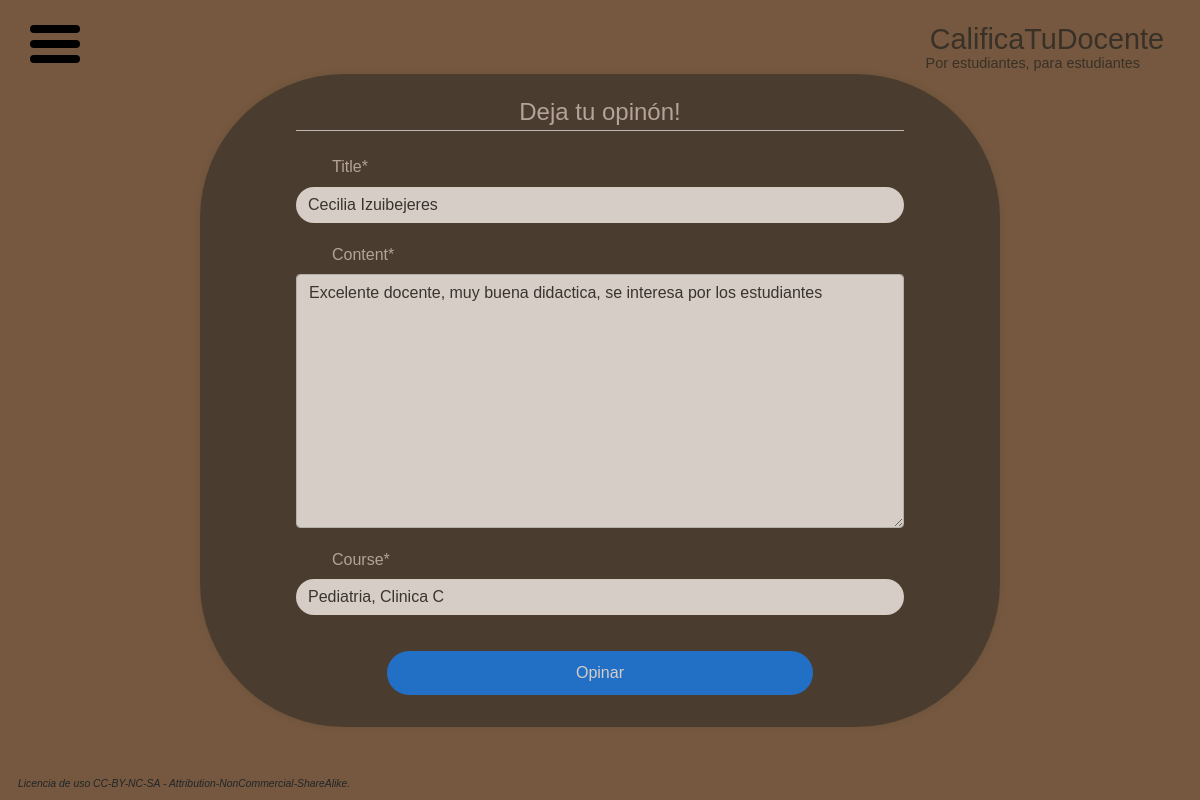
Page /post/1/update (signed in) on the committed database.
### calificami/models.py (models this page shows, shortened)
class Post(models.Model):
    title = models.CharField(max_length=50)
    content = models.TextField(max_length=750)
    datePosted = models.DateTimeField(default=timezone.now)
    author = models.ForeignKey(User, on_delete=models.CASCADE)
    course = models.CharField(max_length=30, default='ninguno')

### calificami/views.py (the view, shortened to what this page needs)
# urls.py: path('post/<int:pk>/update', PostUpdateView.as_view(), name='post-update'),
class PostUpdateView(LoginRequiredMixin, UserPassesTestMixin, UpdateView):
    model = Post
    fields = ['title', 'content', 'course']
    def test_func(self):
        post = self.get_object()
        if self.request.user == post.author:
            return True
        else:
            return False

### calificami/templates/calificami/post_form.html (shortened to what this page needs)
{% extends "../layout.html" %}
{% load crispy_forms_tags %}
{% block body %}
<div class="login-body">
    <div class="log-container">
        <form method="POST" class="login-form">
            <fieldset class="form-group">
                <legend class="border-bottom mb-4">Deja tu opinón!</legend>
                {{ form|crispy }}
            </fieldset>
            <div class="form-group">
                <button class="btn btn-outline-info" type="submit"> Opinar </button>
            </div>
        </form>
    </div>
</div>
{% endblock %}

### calificami/static/css/main.css (style rules this page uses)
body { font-family: 'Gotham', sans-serif; background-color: #75583F; height: 100%; }
*, *::after, *::before { box-sizing: border-box; }
:root { --bar-width: 50px; --bar-height: 8px; --hamburger-gap: 7px; --foreground: black; --background: white; --ham-margin: 3vh; --animation-timing: 300ms ease-in-out; --hamburger-height: calc(var(--bar-height) * 3 + var(--hamburger-gap) * 2); }
.login-body { height: fit-content; margin: auto; display: flex; justify-content: center; align-items: center; min-height: 80vh; color: #cfc3c1; z-index: 10; }
.log-container { border-radius: 12vw; margin: auto; width: 66.67%; padding: 20px; display: block; justify-content: center; align-items: center; background-color: #393127; opacity: 0.7; box-shadow: 0px 0px 10px rgba(0, 0, 0, 0.1); justify-content: space-between; }
.login-form { width: 80%; max-width: 100%; text-align: center; margin: auto; }
.login-form label { display: block; margin-left: 3vw; text-align: left; width: 100%; margin-bottom: 0.9vh; margin-top: 2.5vh; border-radius: 9999px; border-style: none; }
.login-form input, .login-form button { display: block; margin: auto; width: 100%; margin-bottom: 1.5vh; border-radius: 9999px; border-style: none; }
.login-form button { padding: 10px; margin-top: 2.5vh; width: 70%; background-color: #007bff; color: #ffffff; border: none; border-radius: 9999px; cursor: pointer; }

### rows in the picture
Post: title "Cecilia Izuibejeres", content "Excelente docente, muy buena didactica, se interesa por los estudiantes", course "Pediatria, Clinica C"
